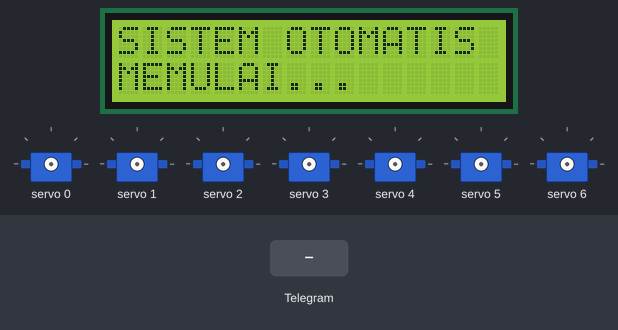
Recording of a sketch running on a simulated ESP32. On the bench: 16×2 character LCD, 7 × servo. The inputs (shaded band) are chosen by the test bench. WiFi joins after 1.5 s; servers stay silent unless stated; the local clock reads 2024-03-15 10:24:30 at power-on unless the sketch sets it; what the sketch prints to the serial monitor is not drawn.

Above: at 2.7 s.
At 11.9 s:
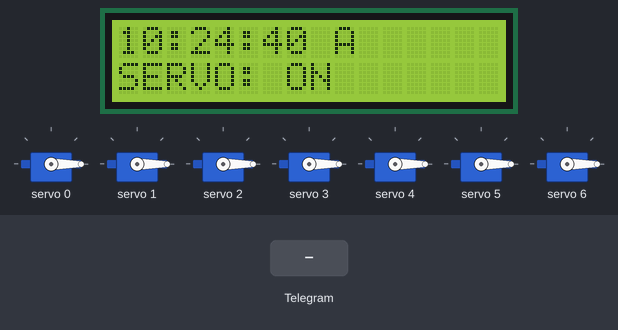
12.0 s: Telegram message "/off" received
At 16.0 s:
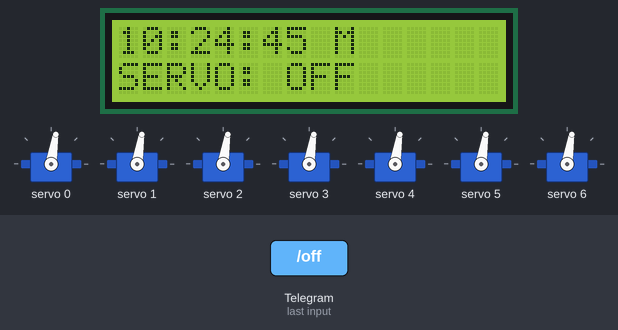
16.1 s: Telegram message "/on" received
At 20.0 s:
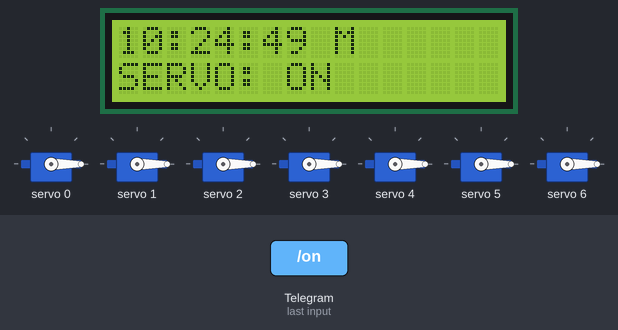
20.2 s: Telegram message "/auto" received
At 24.2 s:
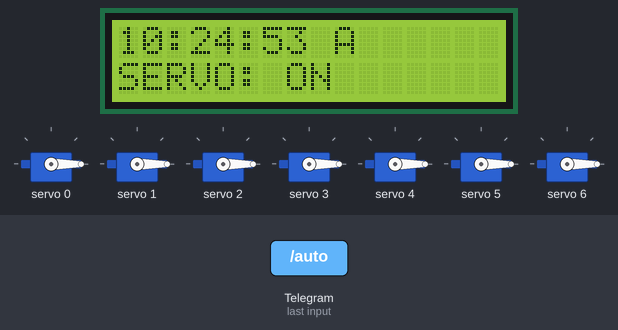
Timing chart, 0 to 25.7 s (numbered marks = the images above; inputs shaded):
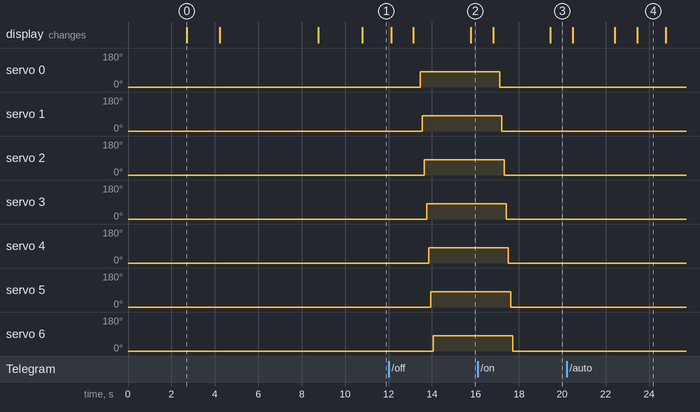

Measured:
- after the input at 12.0 s, servo 0: 0° → 81° after 1.5 s; servo 1: 0° → 81° after 1.6 s; servo 2: 0° → 81° after 1.7 s; servo 3: 0° → 81° after 1.8 s; servo 4: 0° → 81° after 1.9 s
- after the input at 16.1 s, servo 0: 81° → 0° after 1.0 s; servo 1: 81° → 0° after 1.1 s; servo 2: 81° → 0° after 1.2 s; servo 3: 81° → 0° after 1.3 s; servo 4: 81° → 0° after 1.4 s
- what the display in image 0 shows lasts 1.5 s, from 2.7 s to 4.2 s

The sketch:

esp32_servo_telegram_mac.ino
```cpp
#include <Wire.h>
#include <RTClib.h>
#include <LiquidCrystal_I2C.h>
#include <Adafruit_PWMServoDriver.h>

#include <WiFi.h>
#include <WiFiClientSecure.h>
#include <UniversalTelegramBot.h>
#include <ArduinoJson.h>

// =====================================================
// WIFI (dipakai untuk NTP & Telegram Bot)
// =====================================================
const char* WIFI_SSID     = "Device";
const char* WIFI_PASSWORD = "pusrijaya";

// =====================================================
// TELEGRAM BOT
// =====================================================
// Isi dengan token BARU dari @BotFather (token lama sebaiknya di-revoke)
#define BOT_TOKEN "8660227170:AAHgC5NTXvcIS1u-AqWpDq7gqm4SS2CvHfI"

// Hanya Chat ID ini yang boleh mengontrol servo.
// Boleh isi lebih dari satu, pisahkan koma tanpa spasi.
String ADMIN_CHAT_IDS = "7296970269";

WiFiClientSecure secured_client;
UniversalTelegramBot bot(BOT_TOKEN, secured_client);

// Interval cek pesan baru dari Telegram (ms)
const unsigned long BOT_CHECK_INTERVAL = 1500;
unsigned long lastBotCheck = 0;

// =====================================================
// SINKRON WAKTU OTOMATIS VIA INTERNET (NTP)
// =====================================================
#define USE_NTP true

// WIB = UTC+7, WITA = UTC+8, WIT = UTC+9
const long GMT_OFFSET_SEC      = 7 * 3600;
const int  DAYLIGHT_OFFSET_SEC = 0;

#if USE_NTP
  #include <time.h>
#endif

unsigned long lastNtpSync = 0;
const unsigned long NTP_SYNC_INTERVAL = 6UL * 60UL * 60UL * 1000UL; // 6 jam

// =====================================================
// PIN I2C
// =====================================================
#define SDA_PIN 25
#define SCL_PIN 26

// =====================================================
// ALAMAT I2C
// =====================================================
#define RTC_ADDRESS 0x68
#define LCD_ADDRESS 0x27
#define PCA_ADDRESS 0x40

// =====================================================
// OBJEK
// =====================================================
RTC_DS3231 rtc;
LiquidCrystal_I2C lcd(LCD_ADDRESS, 16, 2);
Adafruit_PWMServoDriver pwm(PCA_ADDRESS);

// =====================================================
// PENGATURAN RTC
// =====================================================
#define FORCE_SET_RTC false

// =====================================================
// PENGATURAN SERVO
// =====================================================
#define SERVO_MIN 110
#define SERVO_MAX 500

#define POSISI_OFF 80
#define POSISI_ON 0

int servoChannel[7] = {0, 1, 2, 3, 4, 5, 6};

bool servoStatus = false;

// =====================================================
// MODE KONTROL: AUTO (jadwal) vs MANUAL (via Telegram)
// =====================================================
bool modeManual = false;
bool manualTarget = false;

// =====================================================
// JADWAL
// =====================================================
int jamON = 6;
int menitON = 0;

int jamOFF = 18;
int menitOFF = 30;

// =====================================================
// MAC ADDRESS
// =====================================================
// Ambil MAC address ESP32 (mode STA).
// Format dengan titik dua, contoh: 24:6F:28:AB:CD:EF
String getMacAddress() {
  return WiFi.macAddress();
}

// Versi tanpa titik dua (12 karakter) supaya muat di LCD 16x2
String getMacAddressPendek() {
  String mac = WiFi.macAddress();
  mac.replace(":", "");
  return mac;
}

// =====================================================
// KONVERSI SUDUT KE PWM
// =====================================================
int sudutKePWM(int sudut) {
  return map(sudut, 0, 180, SERVO_MIN, SERVO_MAX);
}

// =====================================================
// GERAKKAN SEMUA SERVO
// =====================================================
void gerakkanSemuaServo(int sudut) {
  int pwmValue = sudutKePWM(sudut);

  Serial.print("Semua servo bergerak ke ");
  Serial.print(sudut);
  Serial.println(" derajat");

  for (int i = 0; i < 7; i++) {
    pwm.setPWM(servoChannel[i], 0, pwmValue);
    delay(100);
  }
}

// =====================================================
// SERVO ON / OFF
// =====================================================
void servoON() {
  if (!servoStatus) {
    Serial.println("7 SERVO -> ON");
    gerakkanSemuaServo(POSISI_ON);
    servoStatus = true;
  }
}

void servoOFF() {
  if (servoStatus) {
    Serial.println("7 SERVO -> OFF");
    gerakkanSemuaServo(POSISI_OFF);
    servoStatus = false;
  }
}

// =====================================================
// FORMAT WAKTU JADI STRING "HH:MM:SS"
// =====================================================
String formatWaktu(DateTime now) {
  char buf[9];
  sprintf(buf, "%02d:%02d:%02d", now.hour(), now.minute(), now.second());
  return String(buf);
}

// =====================================================
// SINKRONKAN RTC KE NTP
// =====================================================
bool sinkronRTCkeNTP() {
  #if USE_NTP
  if (WiFi.status() != WL_CONNECTED) return false;

  configTime(GMT_OFFSET_SEC, DAYLIGHT_OFFSET_SEC, "pool.ntp.org", "time.google.com");
  struct tm timeinfo;
  if (getLocalTime(&timeinfo, 10000)) {
    rtc.adjust(DateTime(
      timeinfo.tm_year + 1900, timeinfo.tm_mon + 1, timeinfo.tm_mday,
      timeinfo.tm_hour, timeinfo.tm_min, timeinfo.tm_sec
    ));
    Serial.println("RTC disinkronkan lewat NTP!");
    return true;
  } else {
    Serial.println("Gagal ambil waktu dari NTP.");
    return false;
  }
  #else
  return false;
  #endif
}

// =====================================================
// CEK JADWAL (HANYA BERJALAN KALAU MODE AUTO)
// =====================================================
void cekJadwal(DateTime now) {

  if (modeManual) {
    if (manualTarget) servoON();
    else servoOFF();
    return;
  }

  int sekarang = now.hour() * 60 + now.minute();
  int waktuON  = jamON * 60 + menitON;
  int waktuOFF = jamOFF * 60 + menitOFF;

  if (waktuON < waktuOFF) {
    if (sekarang >= waktuON && sekarang < waktuOFF) servoON();
    else servoOFF();
  } else {
    if (sekarang >= waktuON || sekarang < waktuOFF) servoON();
    else servoOFF();
  }
}

// =====================================================
// TAMPILKAN LCD
// =====================================================
void tampilkanLCD(DateTime now) {
  lcd.setCursor(0, 0);

  if (now.hour() < 10) lcd.print("0");
  lcd.print(now.hour());
  lcd.print(":");
  if (now.minute() < 10) lcd.print("0");
  lcd.print(now.minute());
  lcd.print(":");
  if (now.second() < 10) lcd.print("0");
  lcd.print(now.second());

  lcd.print(modeManual ? " M" : " A");
  lcd.print("   ");

  lcd.setCursor(0, 1);
  lcd.print(servoStatus ? "SERVO: ON " : "SERVO: OFF");
  lcd.print("       ");
}

// =====================================================
// CEK APAKAH CHAT ID BOLEH KIRIM PERINTAH
// =====================================================
bool isAuthorized(String chatId) {
  String list = "," + ADMIN_CHAT_IDS + ",";
  String target = "," + chatId + ",";
  return list.indexOf(target) >= 0;
}

// =====================================================
// TANGANI PESAN BARU DARI TELEGRAM
// =====================================================
void handleNewMessages(int numNewMessages) {

  for (int i = 0; i < numNewMessages; i++) {

    String chatId = bot.messages[i].chat_id;
    String text   = bot.messages[i].text;
    String fromName = bot.messages[i].from_name;

    Serial.println("Pesan masuk dari " + fromName + " (" + chatId + "): " + text);

    if (!isAuthorized(chatId)) {
      bot.sendMessage(chatId, "Maaf, kamu tidak punya akses untuk mengontrol alat ini.", "");
      continue;
    }

    text.trim();

    if (text == "/on") {

      modeManual = true;
      manualTarget = true;
      servoON();
      bot.sendMessage(chatId, "Servo dinyalakan (mode manual aktif).", "");

    } else if (text == "/off") {

      modeManual = true;
      manualTarget = false;
      servoOFF();
      bot.sendMessage(chatId, "Servo dimatikan (mode manual aktif).", "");

    } else if (text == "/auto") {

      modeManual = false;
      bot.sendMessage(chatId, "Kembali ke mode jadwal otomatis.", "");

    } else if (text == "/status") {

      DateTime now = rtc.now();
      String pesan = "Waktu RTC: " + formatWaktu(now) + "\n";
      pesan += "Mode: " + String(modeManual ? "MANUAL" : "AUTO") + "\n";
      pesan += "Servo: " + String(servoStatus ? "ON" : "OFF") + "\n";
      pesan += "Jadwal: " + String(jamON) + ":" + (menitON < 10 ? "0" : "") + String(menitON);
      pesan += " - " + String(jamOFF) + ":" + (menitOFF < 10 ? "0" : "") + String(menitOFF) + "\n";
      pesan += "MAC: " + getMacAddress() + "\n";
      pesan += "IP: " + WiFi.localIP().toString();
      bot.sendMessage(chatId, pesan, "");

    } else if (text == "/mac") {

      String pesan = "MAC Address: " + getMacAddress() + "\n";
      pesan += "IP Address: " + WiFi.localIP().toString();
      bot.sendMessage(chatId, pesan, "");

    } else if (text == "/sync") {

      if (sinkronRTCkeNTP()) {
        DateTime now = rtc.now();
        bot.sendMessage(chatId, "RTC berhasil disinkronkan. Waktu sekarang: " + formatWaktu(now), "");
      } else {
        bot.sendMessage(chatId, "Gagal sinkron ke NTP. Cek koneksi internet ESP32.", "");
      }

    } else if (text == "/start" || text == "/help") {

      String pesan = "Perintah yang tersedia:\n";
      pesan += "/on - nyalakan servo (mode manual)\n";
      pesan += "/off - matikan servo (mode manual)\n";
      pesan += "/auto - kembali ke jadwal otomatis\n";
      pesan += "/status - lihat status alat\n";
      pesan += "/mac - lihat MAC address & IP\n";
      pesan += "/sync - paksa sinkron ulang waktu RTC ke internet";
      bot.sendMessage(chatId, pesan, "");

    } else {
      bot.sendMessage(chatId, "Perintah tidak dikenali. Ketik /help untuk daftar perintah.", "");
    }
  }
}

// =====================================================
// SETUP
// =====================================================
void setup() {

  Serial.begin(115200);
  delay(1000);

  Serial.println();
  Serial.println("==============================");
  Serial.println("SISTEM ESP32 + TELEGRAM BOT");
  Serial.println("==============================");

  // ===================================================
  // WIFI
  // ===================================================
  WiFi.mode(WIFI_STA);
  delay(100);

  // Tampilkan MAC address SEBELUM konek WiFi
  // (jadi tetap muncul walau WiFi gagal tersambung)
  Serial.println("MAC Address: " + getMacAddress());

  Serial.println("Menghubungkan ke WiFi...");
  WiFi.begin(WIFI_SSID, WIFI_PASSWORD);

  int percobaan = 0;
  while (WiFi.status() != WL_CONNECTED && percobaan < 30) {
    delay(500);
    Serial.print(".");
    percobaan++;
  }

  if (WiFi.status() == WL_CONNECTED) {
    Serial.println();
    Serial.println("WiFi terhubung! IP: " + WiFi.localIP().toString());
    Serial.println("MAC Address: " + getMacAddress());
    secured_client.setInsecure();
  } else {
    Serial.println();
    Serial.println("GAGAL konek WiFi. Bot Telegram tidak akan berfungsi, tapi jadwal servo tetap jalan.");
  }

  // ===================================================
  // I2C, LCD
  // ===================================================
  Wire.begin(SDA_PIN, SCL_PIN);

  lcd.init();
  lcd.backlight();
  lcd.clear();
  lcd.setCursor(0, 0);
  lcd.print("SISTEM OTOMATIS");
  lcd.setCursor(0, 1);
  lcd.print("MEMULAI...");
  delay(1500);

  // Tampilkan MAC address di LCD (tanpa titik dua supaya muat 16 karakter)
  lcd.clear();
  lcd.setCursor(0, 0);
  lcd.print("MAC ADDRESS:");
  lcd.setCursor(0, 1);
  lcd.print(getMacAddressPendek());
  delay(3000);

  // ===================================================
  // RTC
  // ===================================================
  Serial.println();
  Serial.println("Mengecek RTC DS3231...");

  if (!rtc.begin()) {
    Serial.println("RTC TIDAK TERDETEKSI!");
    lcd.clear();
    lcd.setCursor(0, 0);
    lcd.print("RTC ERROR!");
    lcd.setCursor(0, 1);
    lcd.print("CEK KABEL");
    while (1) delay(1000);
  }

  Serial.println("RTC DS3231 TERDETEKSI!");

  bool waktuBerhasilDiset = sinkronRTCkeNTP();

  if (!waktuBerhasilDiset) {
    if (rtc.lostPower() || FORCE_SET_RTC) {
      Serial.println("RTC disamakan dengan waktu compile (cadangan).");
      rtc.adjust(DateTime(F(__DATE__), F(__TIME__)));
    } else {
      Serial.println("NTP tidak tersedia, RTC tetap pakai waktu lama yang tersimpan.");
    }
  }

  lastNtpSync = millis();

  // ===================================================
  // PCA9685
  // ===================================================
  Serial.println();
  Serial.println("Mengecek PCA9685...");

  if (!pwm.begin()) {
    Serial.println("PCA9685 TIDAK TERDETEKSI!");
    lcd.clear();
    lcd.setCursor(0, 0);
    lcd.print("PCA ERROR!");
    lcd.setCursor(0, 1);
    lcd.print("CEK KABEL");
    while (1) delay(1000);
  }

  Serial.println("PCA9685 TERDETEKSI!");

  pwm.setOscillatorFrequency(27000000);
  pwm.setPWMFreq(50);
  delay(500);

  // ===================================================
  // CEK JADWAL AWAL
  // ===================================================
  DateTime now = rtc.now();
  Serial.println("Waktu RTC: " + formatWaktu(now));
  cekJadwal(now);

  // ===================================================
  // KIRIM NOTIFIKASI STARTUP KE TELEGRAM
  // ===================================================
  if (WiFi.status() == WL_CONNECTED) {
    String pesan = "Sistem ESP32 menyala. Waktu: " + formatWaktu(now) + "\n";
    pesan += "MAC: " + getMacAddress() + "\n";
    pesan += "IP: " + WiFi.localIP().toString() + "\n";
    pesan += "Ketik /help untuk daftar perintah.";
    bot.sendMessage(ADMIN_CHAT_IDS, pesan, "");
  }

  lcd.clear();
  lcd.setCursor(0, 0);
  lcd.print("SISTEM SIAP");
  lcd.setCursor(0, 1);
  lcd.print(servoStatus ? "SERVO: ON" : "SERVO: OFF");
  delay(2000);

  Serial.println();
  Serial.println("SISTEM SIAP");
}

// =====================================================
// LOOP
// =====================================================
void loop() {

  DateTime now = rtc.now();

  tampilkanLCD(now);
  cekJadwal(now);

  Serial.print("RTC: " + formatWaktu(now));
  Serial.print(" | Mode: ");
  Serial.print(modeManual ? "MANUAL" : "AUTO");
  Serial.print(" | SERVO: ");
  Serial.println(servoStatus ? "ON" : "OFF");

  // ===================================================
  // CEK PESAN TELEGRAM BARU
  // ===================================================
  if (WiFi.status() == WL_CONNECTED &&
      millis() - lastBotCheck > BOT_CHECK_INTERVAL) {

    int numNewMessages = bot.getUpdates(bot.last_message_received + 1);

    while (numNewMessages) {
      handleNewMessages(numNewMessages);
      numNewMessages = bot.getUpdates(bot.last_message_received + 1);
    }

    lastBotCheck = millis();
  }

  // ===================================================
  // RESYNC RTC KE NTP SECARA BERKALA
  // ===================================================
  if (WiFi.status() == WL_CONNECTED &&
      millis() - lastNtpSync > NTP_SYNC_INTERVAL) {

    sinkronRTCkeNTP();
    lastNtpSync = millis();
  }

  delay(1000);
}
```
